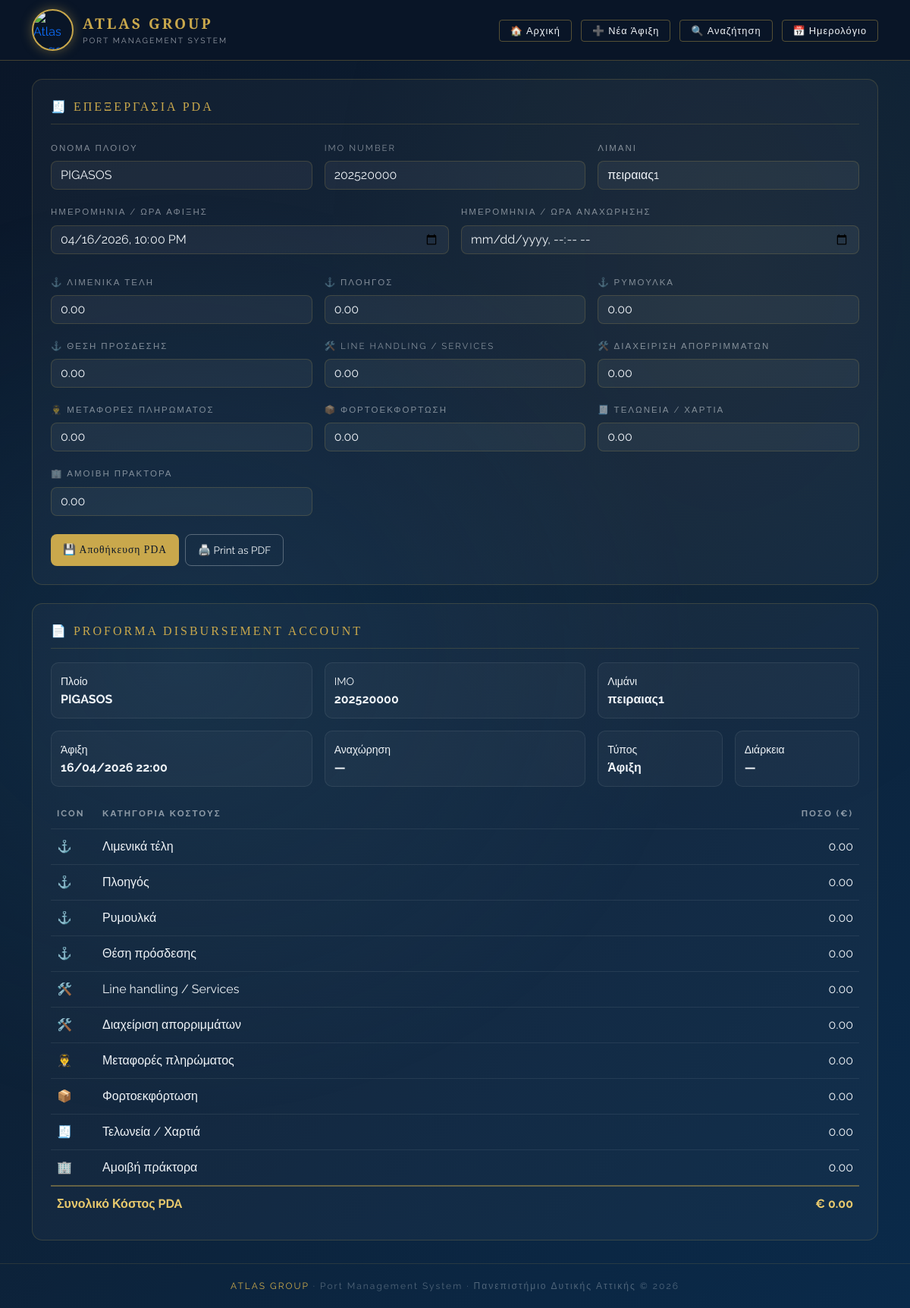
Page /pda.php?id=1 on the committed database.
### tables this page shows
CREATE TABLE `arrivals` (
  `id` int(11) NOT NULL,
  `ship_name` varchar(100) NOT NULL,
  `imo_number` varchar(20) DEFAULT NULL,
  `cargo_type` varchar(50) DEFAULT NULL,
  `port` varchar(100) DEFAULT NULL,
  `arrival_time` datetime DEFAULT NULL,
  `departure_date` datetime DEFAULT NULL,
  `port_charges` decimal(10,2) NOT NULL DEFAULT 0.00,
  `pilotage` decimal(10,2) NOT NULL DEFAULT 0.00,
  `towage` decimal(10,2) NOT NULL DEFAULT 0.00,
  `berth_dues` decimal(10,2) NOT NULL DEFAULT 0.00,
  `services` decimal(10,2) NOT NULL DEFAULT 0.00,
  `garbage` decimal(10,2) NOT NULL DEFAULT 0.00,
  `crew_changes` decimal(10,2) NOT NULL DEFAULT 0.00,
  `cargo_ops` decimal(10,2) NOT NULL DEFAULT 0.00,
  `customs_docs` decimal(10,2) NOT NULL DEFAULT 0.00,
  `agency_fee` decimal(10,2) NOT NULL DEFAULT 0.00,
  `status` varchar(20) DEFAULT 'ΑΝΑΜΕΝΟΜΕΝΟ',
  `actual_arrival` datetime DEFAULT NULL,
  `actual_departure` datetime DEFAULT NULL,
  `internal_notes` text DEFAULT NULL
);

### src/helpers.php (called while the page is built, shortened)
<?php
function safe_h(?string $value): string {
    return htmlspecialchars((string)($value ?? ''), ENT_QUOTES, 'UTF-8');
}
function format_datetime_local_input(?string $value): string {
    if (empty($value)) {
        return '';
    }
    $timestamp = strtotime($value);
    return date('Y-m-d\TH:i', $timestamp);
}
function format_datetime_greek(?string $value): string {
    if (empty($value)) {
        return '—';
    }
    $timestamp = strtotime($value);
    return date('d/m/Y H:i', $timestamp);
}
function calc_trip_type(?string $arrival, ?string $departure): string {
    $hasArrival = !empty($arrival);
    $hasDeparture = !empty($departure);
    if ($hasArrival && !$hasDeparture) {
        return 'Άφιξη';
    }
    return '—';
}
function calc_duration_days(?string $arrival, ?string $departure): ?int {
    if (empty($arrival) || empty($departure)) {
        return null;
    }
    $arrivalTs = strtotime($arrival);
    $departureTs = strtotime($departure);
    $diffSeconds = $departureTs - $arrivalTs;
    $days = (int)ceil($diffSeconds / 86400);
    return max($days, 1);
}
function pda_total(array $row): float {
    $fields = [
        'port_charges', 'pilotage', 'towage', 'berth_dues', 'services',
        'garbage', 'crew_changes', 'cargo_ops', 'customs_docs', 'agency_fee'
    ];
    $total = 0.0;
    foreach ($fields as $field) {
        $total += (float)($row[$field] ?? 0);
    }
    return round($total, 2);
}

### src/pda.php (the view, shortened to what this page needs)
<?php
include 'db_connect.php';
include 'helpers.php';
$id = intval($_GET['id'] ?? 0);
function fetch_ship(mysqli $conn, int $id): ?array {
    $stmt = $conn->prepare('SELECT * FROM arrivals WHERE id = ?');
    $stmt->bind_param('i', $id);
    $stmt->execute();
    $ship = $stmt->get_result()->fetch_assoc();
    return $ship ?: null;
}
$ship = fetch_ship($conn, $id);
$tripType = calc_trip_type($ship['arrival_time'] ?? null, $ship['departure_date'] ?? null);
$duration = calc_duration_days($ship['arrival_time'] ?? null, $ship['departure_date'] ?? null);
$totalCost = pda_total($ship);
$costRows = [
    ['label' => 'Λιμενικά τέλη', 'icon' => '⚓', 'field' => 'port_charges'],
    ['label' => 'Πλοηγός', 'icon' => '⚓', 'field' => 'pilotage'],
    ['label' => 'Ρυμουλκά', 'icon' => '⚓', 'field' => 'towage'],
    ['label' => 'Θέση πρόσδεσης', 'icon' => '⚓', 'field' => 'berth_dues'],
    ['label' => 'Line handling / Services', 'icon' => '🛠️', 'field' => 'services'],
    ['label' => 'Διαχείριση απορριμμάτων', 'icon' => '🛠️', 'field' => 'garbage'],
    ['label' => 'Μεταφορές πληρώματος', 'icon' => '👨‍✈️', 'field' => 'crew_changes'],
    ['label' => 'Φορτοεκφόρτωση', 'icon' => '📦', 'field' => 'cargo_ops'],
    ['label' => 'Τελωνεία / Χαρτιά', 'icon' => '🧾', 'field' => 'customs_docs'],
    ['label' => 'Αμοιβή πράκτορα', 'icon' => '🏢', 'field' => 'agency_fee'],
];
?>
<!DOCTYPE html>
<html lang="el">
<head>
    <link href="https://cdn.jsdelivr.net/npm/bootstrap@5.3.0/dist/css/bootstrap.min.css" rel="stylesheet">
</head>
<body>
<div class="content-wrapper">
    <nav class="navbar-atlas no-print">
        <div class="container d-flex justify-content-between align-items-center">
            <a href="index.php" class="navbar-brand-atlas">
                <img src="https://cdn.abacus.ai/images/2740de7f-a8ff-4f15-a162-2b34e6333d3f.png" class="logo-img" alt="Atlas Logo">
                <div>
                    <div class="brand-name">ATLAS GROUP</div>
                    <div class="brand-sub">Port Management System</div>
                </div>
            </a>
            <div>
                <a href="index.php" class="nav-btn">🏠 Αρχική</a>
                <a href="add_ship.php" class="nav-btn">➕ Νέα Άφιξη</a>
                <a href="search.php" class="nav-btn">🔍 Αναζήτηση</a>
                <a href="calendar.php" class="nav-btn">📅 Ημερολόγιο</a>
            </div>
        </div>
    </nav>
    <div class="container">
        <div class="atlas-card no-print">
            <div class="section-title">🧾 Επεξεργασία PDA</div>
            <form method="POST">
                <div class="row g-3">
                    <div class="col-md-4"><label class="form-label">Όνομα Πλοίου</label><input class="form-control" type="text" name="ship_name" required value="<?= safe_h($ship['ship_name']) ?>"></div>
                    <div class="col-md-4"><label class="form-label">IMO Number</label><input class="form-control" type="text" name="imo_number" value="<?= safe_h($ship['imo_number']) ?>"></div>
                    <div class="col-md-4"><label class="form-label">Λιμάνι</label><input class="form-control" type="text" name="port" value="<?= safe_h($ship['port'] ?? '') ?>"></div>
                    <div class="col-md-6"><label class="form-label">Ημερομηνία / Ώρα Άφιξης</label><input class="form-control" type="datetime-local" name="arrival_time" required value="<?= safe_h(format_datetime_local_input($ship['arrival_time'] ?? null)) ?>"></div>
                    <div class="col-md-6"><label class="form-label">Ημερομηνία / Ώρα Αναχώρησης</label><input class="form-control" type="datetime-local" name="departure_date" value="<?= safe_h(format_datetime_local_input($ship['departure_date'] ?? null)) ?>"></div>
                </div>
                <div class="row g-3 mt-2">
                    <?php foreach ($costRows as $row): ?>
                        <div class="col-md-4">
                            <label class="form-label"><?= safe_h($row['icon'] . ' ' . $row['label']) ?></label>
                            <input class="form-control" type="number" step="0.01" min="0" name="<?= safe_h($row['field']) ?>" value="<?= safe_h((string)($ship[$row['field']] ?? 0)) ?>">
                        </div>
                    <?php endforeach; ?>
                </div>
                <div class="d-flex gap-2 mt-4">
                    <button class="btn-atlas" type="submit">💾 Αποθήκευση PDA</button>
                    <button class="btn-print" type="button" onclick="window.print()">🖨️ Print as PDF</button>
                </div>
            </form>
        </div>
        <div class="atlas-card" id="printArea">
            <div class="section-title">📄 Proforma Disbursement Account</div>
            <div class="row g-3 mb-3">
                <div class="col-md-4"><div class="info-box"><small>Πλοίο</small><div><b><?= safe_h($ship['ship_name']) ?></b></div></div></div>
                <div class="col-md-4"><div class="info-box"><small>IMO</small><div><b><?= safe_h($ship['imo_number']) ?></b></div></div></div>
                <div class="col-md-4"><div class="info-box"><small>Λιμάνι</small><div><b><?= safe_h($ship['port'] ?? '—') ?></b></div></div></div>
                <div class="col-md-4"><div class="info-box"><small>Άφιξη</small><div><b><?= format_datetime_greek($ship['arrival_time'] ?? null) ?></b></div></div></div>
                <div class="col-md-4"><div class="info-box"><small>Αναχώρηση</small><div><b><?= format_datetime_greek($ship['departure_date'] ?? null) ?></b></div></div></div>
                <div class="col-md-2"><div class="info-box"><small>Τύπος</small><div><b><?= safe_h($tripType) ?></b></div></div></div>
                <div class="col-md-2"><div class="info-box"><small>Διάρκεια</small><div><b><?= $duration !== null ? $duration . ' ημ.' : '—' ?></b></div></div></div>
            </div>
            <table class="pda-table">
                <thead>
                    <tr><th style="width:60px">Icon</th><th>Κατηγορία Κόστους</th><th style="text-align:right">Ποσό (€)</th></tr>
                </thead>
                <tbody>
                    <?php foreach ($costRows as $row): ?>
                        <tr>
                            <td><?= safe_h($row['icon']) ?></td>
                            <td><?= safe_h($row['label']) ?></td>
                            <td style="text-align:right"><?= number_format((float)($ship[$row['field']] ?? 0), 2) ?></td>
                        </tr>
                    <?php endforeach; ?>
                </tbody>
                <tfoot>
                    <tr><td colspan="2">Συνολικό Κόστος PDA</td><td style="text-align:right">€ <?= number_format($totalCost, 2) ?></td></tr>
                </tfoot>
            </table>
        </div>
    </div>
    <footer class="atlas-footer"><span>ATLAS GROUP</span> · Port Management System · Πανεπιστήμιο Δυτικής Αττικής &copy; 2026</footer>
</div>
</body>
</html>

### src/pda.php (style rules this page uses)
:root { --navy:#0a1628; --deep-blue:#0d2137; --gold:#c9a84c; --gold-light:#e8c96d; --white:#f0f4f8; }
body { background:linear-gradient(135deg,#0a1628 0%,#0d2137 50%,#0a2a4a 100%); min-height:100vh; font-family:'Raleway',sans-serif; color:var(--white); }
body::before { content:''; position:fixed; inset:0; background:radial-gradient(ellipse at 20% 50%,rgba(26,74,107,0.3) 0%,transparent 50%),radial-gradient(ellipse at 80% 20%,rgba(201,168,76,0.05) 0%,transparent 40%); pointer-events:none; }
.content-wrapper { position:relative; z-index:1; }
.navbar-atlas { background:rgba(10,22,40,0.95); border-bottom:1px solid rgba(201,168,76,.3); padding:12px 0; backdrop-filter:blur(10px); }
.navbar-brand-atlas { display:flex; align-items:center; gap:12px; text-decoration:none; }
.logo-img { width:55px; height:55px; border-radius:50%; border:2px solid var(--gold); object-fit:cover; box-shadow:0 0 15px rgba(201,168,76,.4); }
.brand-name { font-family:'Cinzel',serif; font-size:1.2rem; color:var(--gold); letter-spacing:3px; font-weight:700; }
.brand-sub { font-size:.65rem; color:rgba(240,244,248,.6); letter-spacing:2px; text-transform:uppercase; }
.nav-btn { background:transparent; border:1px solid rgba(201,168,76,.4); color:var(--white)!important; border-radius:4px; padding:6px 14px; font-size:.8rem; letter-spacing:1px; text-decoration:none; margin-left:8px; transition:.3s; }
.atlas-card { background:rgba(255,255,255,.03); border:1px solid rgba(201,168,76,.2); border-radius:14px; padding:24px; margin:24px 0; }
.section-title { font-family:'Cinzel',serif; font-size:1rem; letter-spacing:3px; color:var(--gold); text-transform:uppercase; border-bottom:1px solid rgba(201,168,76,.2); padding-bottom:10px; margin-bottom:18px; }
.form-label { font-size:.72rem; letter-spacing:2px; text-transform:uppercase; color:rgba(240,244,248,.5); }
.form-control { background:rgba(255,255,255,.05)!important; border:1px solid rgba(201,168,76,.2)!important; color:var(--white)!important; border-radius:8px; }
.btn-atlas { background:var(--gold); border:none; color:var(--navy); border-radius:8px; padding:10px 16px; font-family:'Cinzel',serif; letter-spacing:1px; font-size:.85rem; }
.btn-print { background:transparent; border:1px solid rgba(240,244,248,.3); color:var(--white); border-radius:8px; padding:10px 16px; font-size:.85rem; }
.info-box { background:rgba(255,255,255,.03); border:1px solid rgba(255,255,255,.08); border-radius:10px; padding:12px; }
.pda-table { width:100%; border-collapse:collapse; }
.pda-table th,.pda-table td { border-bottom:1px solid rgba(255,255,255,.08); padding:11px 8px; }
.pda-table th { font-size:.72rem; letter-spacing:2px; text-transform:uppercase; color:rgba(240,244,248,.55); }
.pda-table tfoot td { border-top:2px solid rgba(201,168,76,.45); border-bottom:none; font-weight:700; color:var(--gold-light); font-size:1rem; }
.atlas-footer { border-top:1px solid rgba(201,168,76,.15); padding:20px 0; text-align:center; font-size:.75rem; color:rgba(240,244,248,.3); letter-spacing:2px; margin-top:30px; }
.atlas-footer span { color:var(--gold); }

### rows in the picture
arrivals: ship_name "PIGASOS", imo_number "202520000", port "πειραιας1", arrival_time "04/16/2026 22:00", port_charges "0.00", pilotage "0.00", towage "0.00", berth_dues "0.00", services "0.00", garbage "0.00", crew_changes "0.00", cargo_ops "0.00", customs_docs "0.00", agency_fee "0.00", arrival_time "16/04/2026 22:00", departure_date "—", safe_h($tripType) "Άφιξη"

### other values in the picture
safe_h($row['icon'] . ' ' . $row['label']) "⚓ ΛΙΜΕΝΙΚΆ ΤΈΛΗ"
safe_h($row['icon'] . ' ' . $row['label']) "⚓ ΠΛΟΗΓΌΣ"
safe_h($row['icon'] . ' ' . $row['label']) "⚓ ΡΥΜΟΥΛΚΆ"
safe_h($row['icon'] . ' ' . $row['label']) "⚓ ΘΈΣΗ ΠΡΌΣΔΕΣΗΣ"
safe_h($row['icon'] . ' ' . $row['label']) "🛠️ LINE HANDLING / SERVICES"
safe_h($row['icon'] . ' ' . $row['label']) "🛠️ ΔΙΑΧΕΊΡΙΣΗ ΑΠΟΡΡΙΜΜΆΤΩΝ"
safe_h($row['icon'] . ' ' . $row['label']) "👨‍✈️ ΜΕΤΑΦΟΡΈΣ ΠΛΗΡΏΜΑΤΟΣ"
safe_h($row['icon'] . ' ' . $row['label']) "📦 ΦΟΡΤΟΕΚΦΌΡΤΩΣΗ"
safe_h($row['icon'] . ' ' . $row['label']) "🧾 ΤΕΛΩΝΕΊΑ / ΧΑΡΤΙΆ"
safe_h($row['icon'] . ' ' . $row['label']) "🏢 ΑΜΟΙΒΉ ΠΡΆΚΤΟΡΑ"
safe_h($row['icon']) "⚓"
safe_h($row['label']) "Λιμενικά τέλη"
safe_h($row['label']) "Πλοηγός"
safe_h($row['label']) "Ρυμουλκά"
safe_h($row['label']) "Θέση πρόσδεσης"
